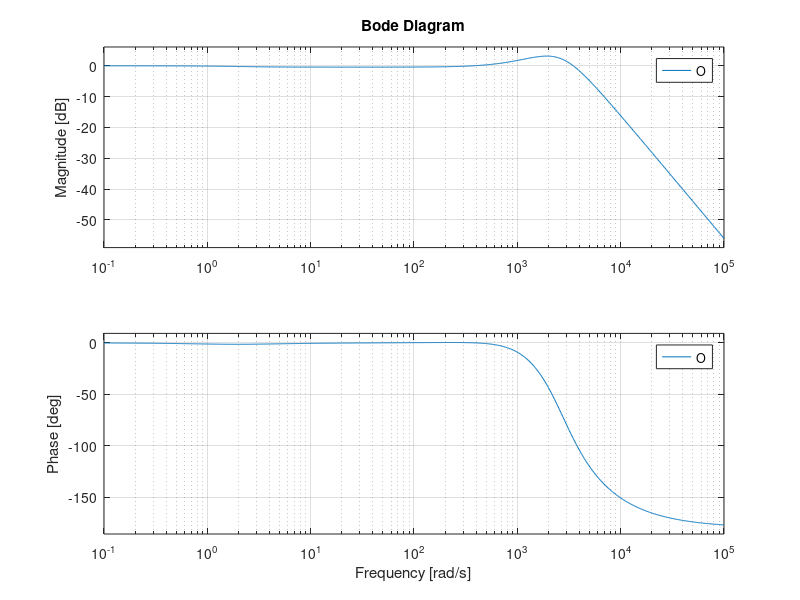

The MATLAB source for this figure: (Note: this script raises an error after producing the figure.)
O = tf([1.58333e7 16667227500 1.92607e11 318672655000], [1 6076.72 1.6034413833333334e7 1.7530908095499996e10  2.0098616691016666e11 3.190894317107833e11]);
bode(O)

%(3.190894317107833*^11 + 2.0098616691016666*^11 x + 1.7530908095499996*^10 x^2 + 1.6034413833333334*^7 x^3 + 6076.72 x^4 + x^5)

myout = out.circuitmodel(:,2);
myref = out.circuitmodel(:,3);
mytime = out.circuitmodel(:,1);

plot(mytime, myout);
hold on
plot(mytime, myref);